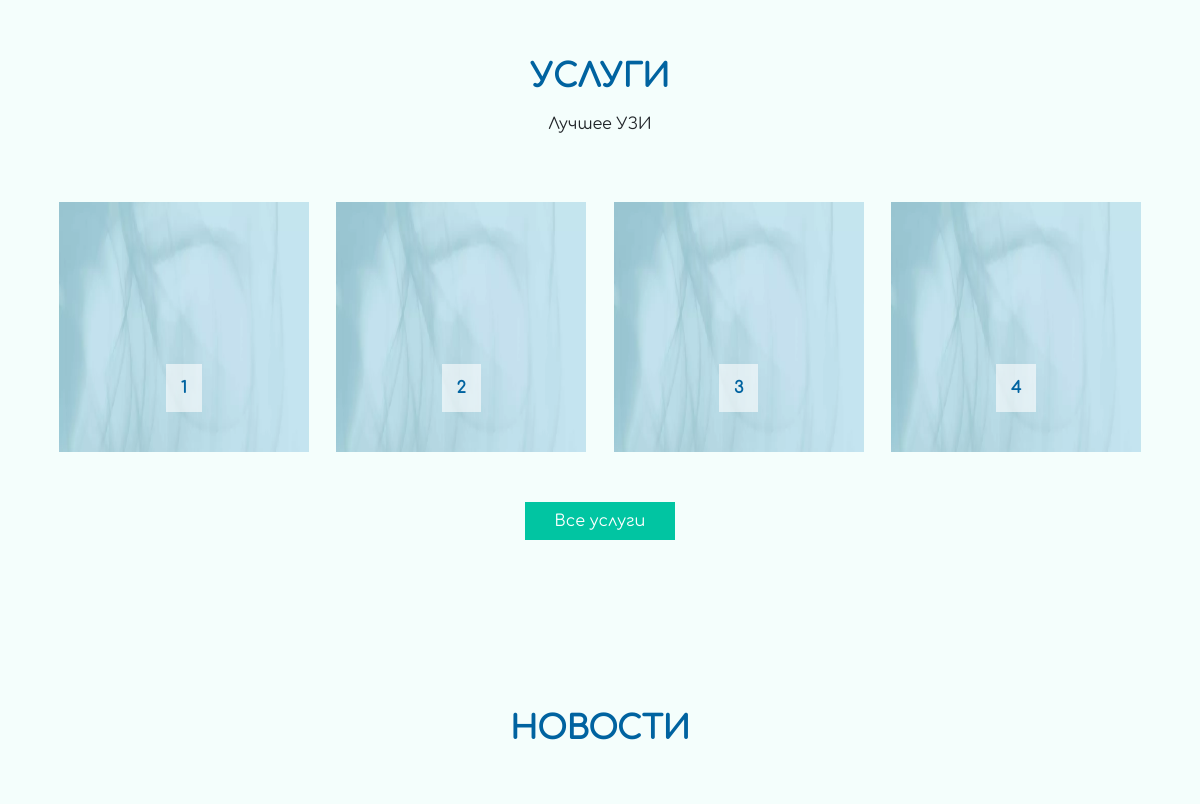
The app's page / (middle part), older data.
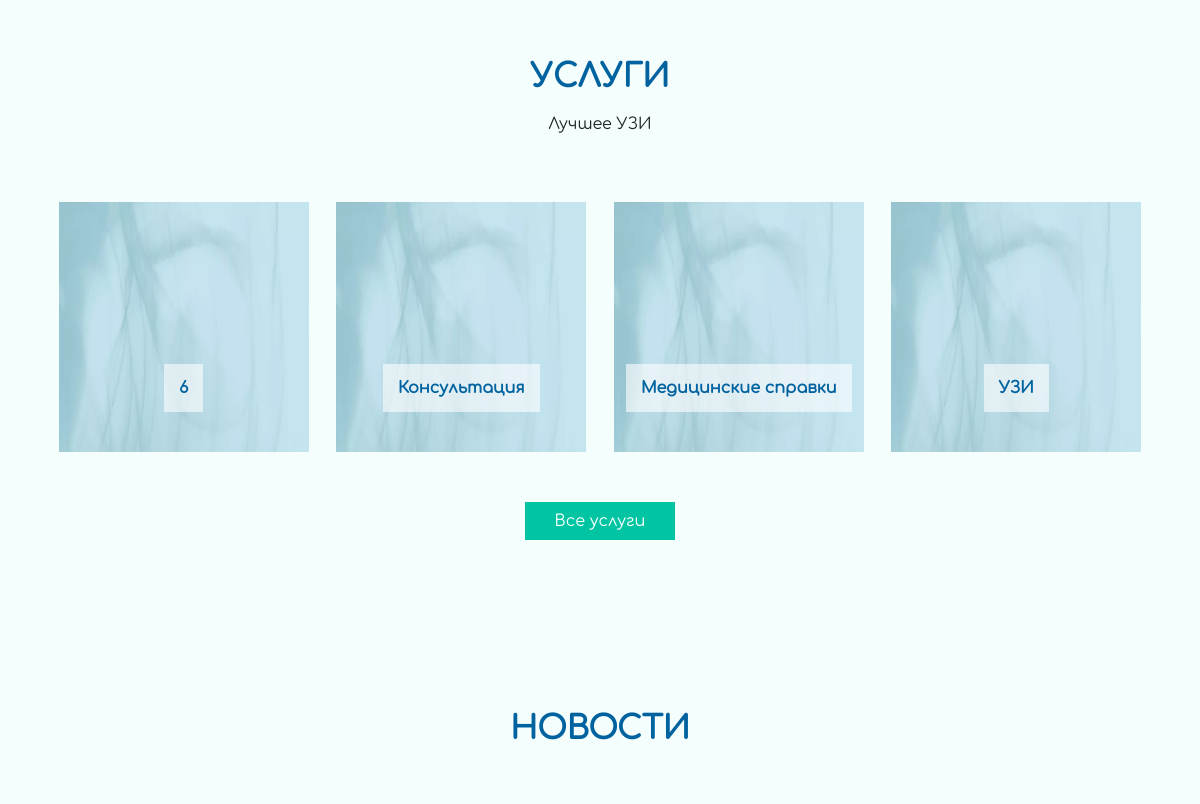
The same page, newer data.
### services/models.py (models this page shows, shortened)
class ServiceMain(models.Model):
    name = models.CharField(max_length=250, verbose_name='Название услуги')
    ref_doc = models.PositiveSmallIntegerField(verbose_name='Процент специалиста',default=0,validators=[MaxValueValidator(100)])
    ref_napr = models.PositiveSmallIntegerField(verbose_name='Процент направившего',default=0,validators=[MaxValueValidator(100)])
    ref_agent = models.PositiveSmallIntegerField(verbose_name='Процент агента',default=0,validators=[MaxValueValidator(100)])
    is_active = models.BooleanField(verbose_name='Активна', default=True, help_text='Предоставляется ли услуга')
    class Meta:
        verbose_name = 'Тип услуги'
        verbose_name_plural = 'Тип услуг'
        ordering = ['name']

### landing/views.py (the view)
# urls.py: path('', views.index, name='index'),
def index(request):
    popular_services = ServiceMain.objects.filter(is_active=True)[:4]
    last_news = Novost.objects.filter(is_active=True)[:4]
    context = {
        'popular_services': popular_services,
        'last_news': last_news,
    }
    return render(request, 'landing/index.html',context)

### landing/context_processors.py (called while the page is built)
def gettingabouts(request):
    abouts = About.objects.all()
    context = {
        'abouts': abouts,
    }
    return context

### templates/landing/index.html (shortened to what this page needs)
{% extends 'base.html' %}
{% load static %}
{% block content %}
  <div class="index-services">
    <div class="container">
      <h2 class="text-center">Услуги</h2>
      <p class="text-center pt-2">Лучшее УЗИ</p>
      <div class="d-flex justify-content-around flex-wrap">
        {% for service in popular_services %}
          <div class="one-service">
            <a href="#">
              <img src="{% static 'images/mainbg.png' %}" alt="service_img">
              <p><span>{{ service.name }}</span></p>
            </a>
          </div>
        {% endfor %}
      </div>
      <a href="{% url 'services' %}" class="btn btn-primary">Все услуги</a>
    </div>
  </div>
  <div class="index-news">
    <div class="container">
      <h2 class="text-center">Новости</h2>
      <div class="d-flex justify-content-around flex-wrap">
      </div>
    </div>
  </div>
{% endblock content %}

Row changes from the older to the newer data that the page shows:
removed ServiceMain: name "1"
removed ServiceMain: name "2"
removed ServiceMain: name "3"
removed ServiceMain: name "4"
now on this page (row unchanged): ServiceMain: name "6"
now on this page (row unchanged): ServiceMain: name "Консультация"
now on this page (row unchanged): ServiceMain: name "Медицинские справки"
now on this page (row unchanged): ServiceMain: name "УЗИ"
